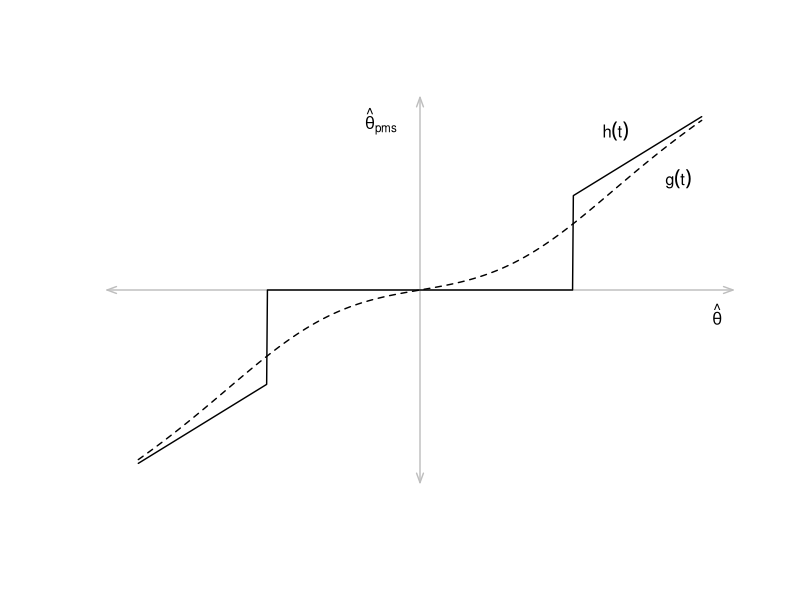
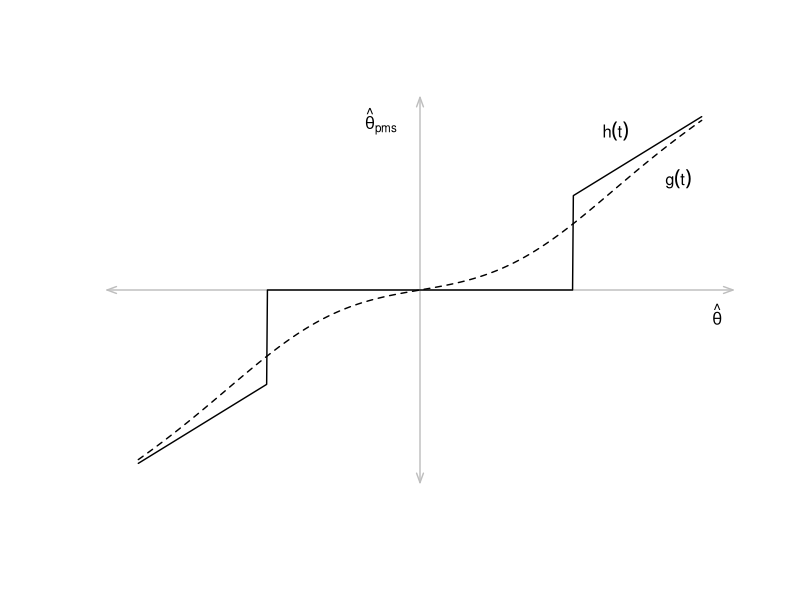
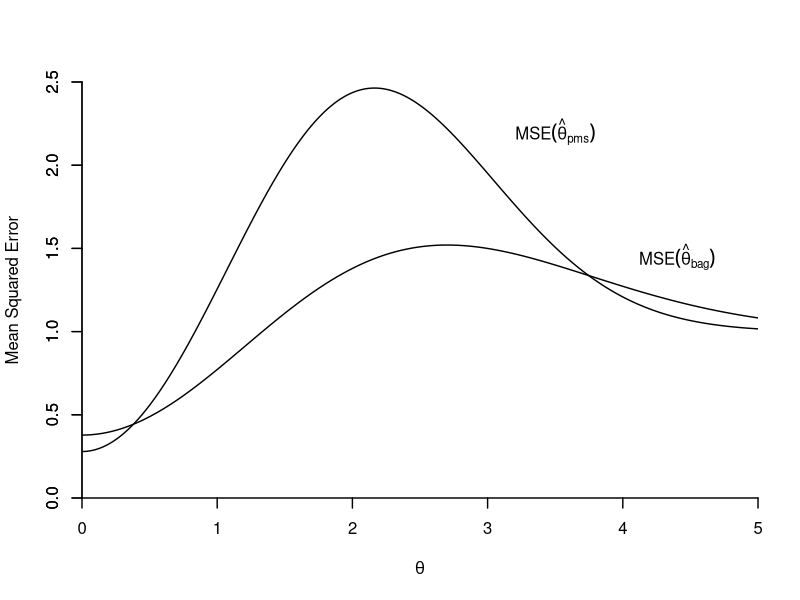
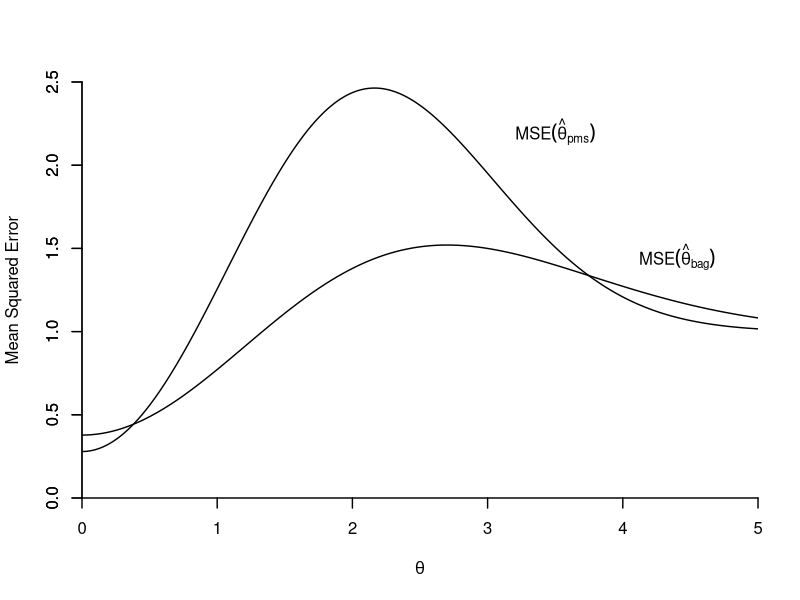

Recreate these plots in R, in order.
#####################################
### This file generates Figure 29.5
### Bagging
#####################################

g <- function(t,c){
 f <- t*(1-pchisq(c,3,t^2))
 return(f)
}

gg <- function(t,c,mu){ 
  f <- ((g(t,c)-mu)^2)*dnorm(t-mu)
 return(f)
}

x <- (-360:360)/100
c <- 3.84
select <- x*(x^2 > c)
bag <- g(x,c)

wd <- 1.4

pdf("HANSEN29-5a.pdf",family="Helvetica",colormodel='cmyk',width=4.5,height=4.5)
plot.new()
plot.window(c(-4,4),c(-4,4))
arrows(0,0,4,0,angle=20,length=.1,col="grey",lwd=wd)
arrows(0,0,-4,0,angle=20,length=.1,col="grey",lwd=wd)
arrows(0,0,0,4,angle=20,length=.1,col="grey",lwd=wd)
arrows(0,0,0,-4,angle=20,length=.1,col="grey",lwd=wd)
lines(x,select,lwd=wd)
lines(x,bag,lty=2,lwd=wd)
text(-.5,3.5,expression(hat(theta)[pms]))
text(3.8,-.5,expression(hat(theta)))
text(2.5,3.3,expression(h(t)))
text(3.3,2.3,expression(g(t)))
dev.off()

postscript("HANSEN29-5a.eps",paper="special",width=4.5,height=4.5,horizontal=FALSE,onefile=FALSE,family="Helvetica",colormodel='cmyk')
plot.new()
plot.window(c(-4,4),c(-4,4))
arrows(0,0,4,0,angle=20,length=.1,col="grey",lwd=wd)
arrows(0,0,-4,0,angle=20,length=.1,col="grey",lwd=wd)
arrows(0,0,0,4,angle=20,length=.1,col="grey",lwd=wd)
arrows(0,0,0,-4,angle=20,length=.1,col="grey",lwd=wd)
lines(x,select,lwd=wd)
lines(x,bag,lty=2,lwd=wd)
text(-.5,3.5,expression(hat(theta)[pms]))
text(3.8,-.5,expression(hat(theta)))
text(2.5,3.3,expression(h(t)))
text(3.3,2.3,expression(g(t)))
dev.off()


x <- seq(0,5,by=0.01)
G <- length(x)
lambda <- x^2
mse1 <- 1 + (2*lambda-1)*pchisq(c,3,lambda) - lambda*pchisq(c,5,lambda)
mse2 <- matrix(0,G,1)
for (i in 1:G) {
  mi <- integrate(gg, -Inf, Inf, c=c, mu=x[i])
  mse2[i] <- mi$value
}

pdf("HANSEN29-5b.pdf",family="Helvetica",colormodel='cmyk',width=4.5,height=4.5)
plot(x,mse1,type="l",lty=1,xaxs="i",yaxs="i",ylab="Mean Squared Error",xlim=c(0,5),ylim=c(0,2.5),xlab=expression(theta),xaxt="n",bty="n",lwd=wd)
axis(side=1,seq(0,5,1),lwd=wd)
axis(side=2,lwd=wd)
lines(x,mse2,lwd=wd)
text(3.5,2.2,expression(MSE(hat(theta)[pms])))
text(4.4,1.45,expression(MSE(hat(theta)[bag])))
dev.off()

postscript("HANSEN29-5b.eps",paper="special",width=4.5,height=4.5,horizontal=FALSE,onefile=FALSE,family="Helvetica",colormodel='cmyk')
plot(x,mse1,type="l",lty=1,xaxs="i",yaxs="i",ylab="Mean Squared Error",xlim=c(0,5),ylim=c(0,2.5),xlab=expression(theta),xaxt="n",bty="n",lwd=wd)
axis(side=1,seq(0,5,1),lwd=wd)
axis(side=2,lwd=wd)
lines(x,mse2,lwd=wd)
text(3.5,2.2,expression(MSE(hat(theta)[pms])))
text(4.4,1.45,expression(MSE(hat(theta)[bag])))
dev.off()
